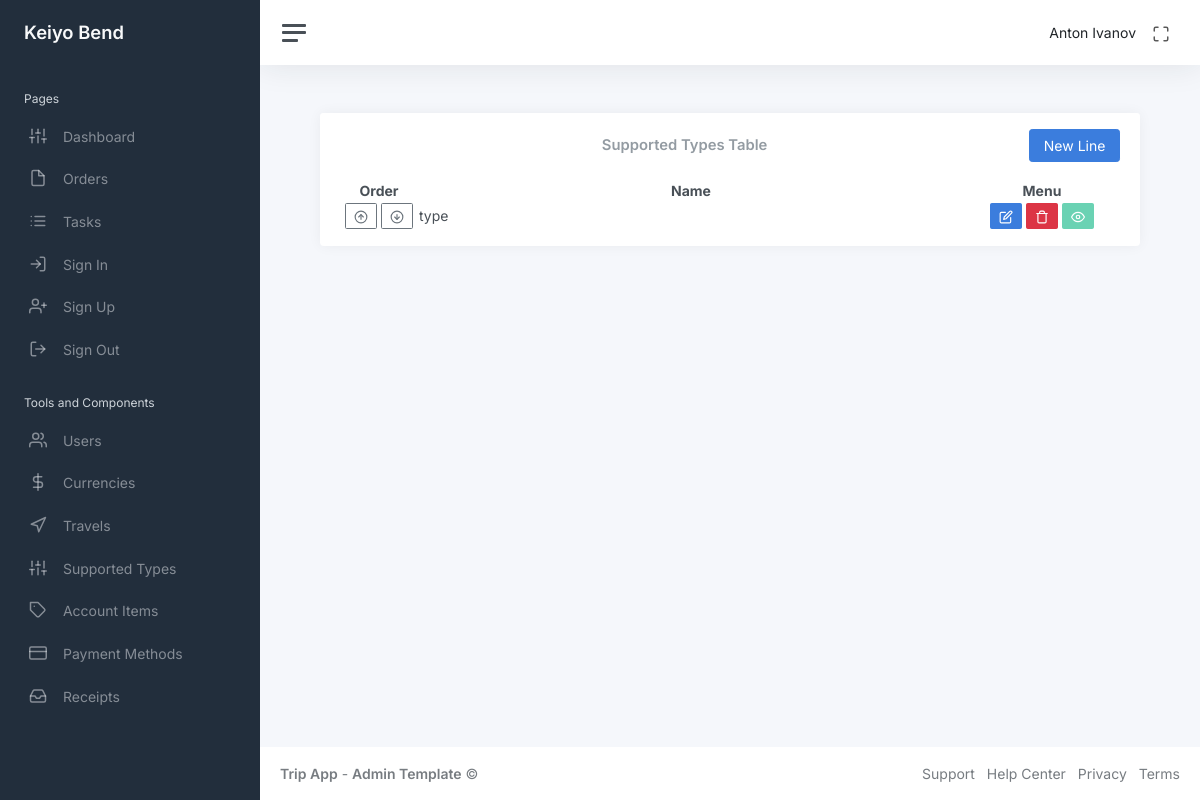
The page /admin_menu/supported_types_table (signed in) on the database as committed earlier.
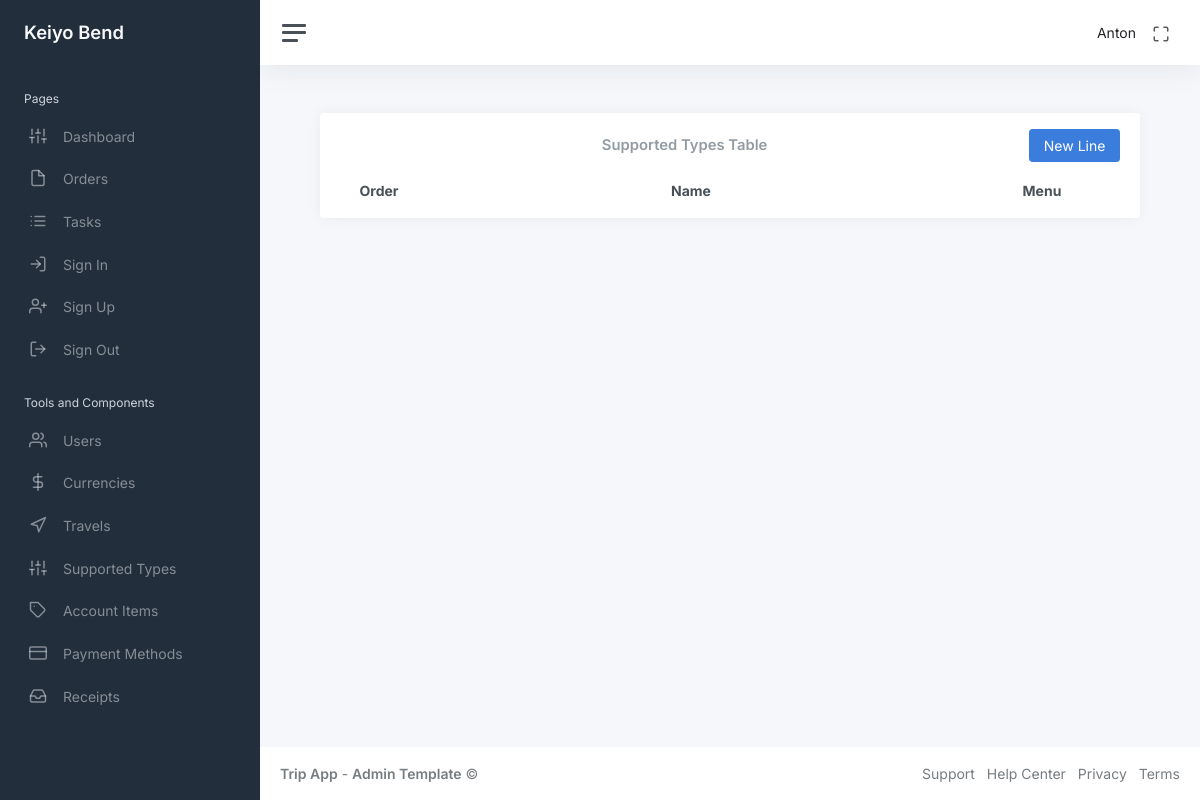
The same page on the database as committed later.
### app/auth/models/user.py (models this page shows, shortened)
class User(UserMixin, db.Model):
    id: so.Mapped[int] = so.mapped_column(primary_key=True)
    name: so.Mapped[str] = so.mapped_column(sa.String(64), index=True, default=None)
    email: so.Mapped[str] = so.mapped_column(sa.String(120), index=True, unique=True)
    password_hash: so.Mapped[Optional[str]] = so.mapped_column(sa.String(256))
    admin: so.Mapped[bool] = so.mapped_column(sa.Boolean(), default=False)
    is_show: so.Mapped[bool] = so.mapped_column(sa.Boolean(), default=True)
    orders_rel = db.relationship("Order", back_populates="user", cascade="all, delete-orphan")

### app/admin/models/supported_types.py (models this page shows, shortened)
class SupportedTypes(db.Model):
    id: so.Mapped[int] = so.mapped_column(primary_key=True)
    supportedTypeName: so.Mapped[str] = so.mapped_column(sa.String(), nullable=False, default=None)
    is_show: so.Mapped[bool] = so.mapped_column(sa.Boolean(), default=True, index=True)
    order: so.Mapped[int] = so.mapped_column(sa.Integer(), nullable=False, index=True, default=1)
    orders = db.relationship(
        "Order", back_populates="supported_type_id", cascade="all, delete-orphan"
    )

### app/admin/routes/supported_types/supported_types_table.py (the view)
@bp.route("/admin_menu/supported_types_table")
@login_required
def supported_types_table():
    supported_types = db.session.scalars(
        sa.select(SupportedTypes).order_by(SupportedTypes.order)
    ).all()
    return render_template(
        "admin/supported_types_table.html",
        title="Supported Types Table",
        supported_types=supported_types,
    )

### app/auth/models/user.py (called while the page is built)
@login.user_loader
def load_user(id):
    return db.session.get(User, int(id))

### app/admin/templates/admin/supported_types_table.html (shortened to what this page needs)
<!DOCTYPE html>
{% extends "main/base.html" %}
{% block content %}
<link rel="stylesheet" href="{{ url_for('admin.static', filename='css/supported_types_table_style.css') }}">
<div class="container-fluid p-0">
    <div class="row">
        <div class="col-md-12 ms-sm-auto col-lg-12 px-md-4">
            <div class="card flex-fill">
                <div class="card-header py-3">
                    <div class="d-flex justify-content-between align-items-center">
                        <h3 class="card-title mb-0">Supported Types Table</h3>
                        <button class="btn btn-primary btn-add" id="btn-add">New Line</button>
                    </div>
                </div>
                <div class="card-body py-0 mb-3">
                    <table class="display cell-border" style="width: 100%" id="supportedTypesTable">
                        <thead>
                            <tr style="text-align: center;">
                                <th class="col-order">Order</th>
                                <th class="col-name">Name</th>
                                <th class="col-menu">Menu</th>
                            </tr>
                        </thead>
                        <tbody>
                            {% for supported_type in supported_types %}
                            <tr data-id="{{ supported_type.id }}" data-order="{{ supported_type.order }}">
                                <td style="text-align:center">
                                    <button class="btn btn-sm btn-outline-secondary move-up"><i class="align-middle"
                                            data-feather="arrow-up-circle"></i></button>
                                    <button class="btn btn-sm btn-outline-secondary move-down"><i class="align-middle"
                                            data-feather="arrow-down-circle"></i></button>
                                </td>
                                <td class="view-mode supported-type-cell">{{ supported_type.supportedTypeName }}</td>
                                <td style="text-align:center">
                                    <button class="btn btn-primary btn-sm btn-edit"><i class="align-middle"
                                            data-feather="edit"></i></button>
                                    <button class="btn btn-danger btn-sm btn-delete"><i class="align-middle"
                                            data-feather="trash"></i></button>
                                    <button
                                        class="btn btn-sm btn-show-supported-type {{ 'btn-success' if supported_type.is_show else 'btn-danger' }}"
                                        disabled>
                                        {% if supported_type.is_show %}
                                        <i class="align-middle" data-feather="eye"></i>
                                        {% else %}
                                        <i class="align-middle" data-feather="eye-off"></i>
                                        {% endif %}
                                    </button>
                                </td>
                            </tr>
                            {% endfor %}
                        </tbody>
                    </table>
                </div>
            </div>
        </div>
    </div>
</div>
{% endblock %}

### app/main/templates/main/navbar.html (shortened to what this page needs)
<!DOCTYPE html>
<nav class="navbar navbar-expand navbar-light navbar-bg">
    <a class="sidebar-toggle js-sidebar-toggle">
        <i class="hamburger align-self-center"></i>
    </a>
    <div class="navbar-collapse collapse">
        <ul class="navbar-nav navbar-align">
            <li class="nav-item dropdown">
                <a class="nav-link d-none d-sm-inline-block">
                    <span class="text-dark">{{ current_user.name }}</span>
                </a>
            </li>
            <li class="nav-item">
                <a id="fullscreenButton" class="nav-link d-none d-sm-inline-block">
                    <i class="align-middle" data-feather="maximize"></i>
                </a>
            </li>
        </ul>
    </div>
</nav>

Rows that differ between the two databases and show on the page:
removed SupportedTypes: supportedTypeName "type", is_show True (drawn)
changed User: name "Anton Ivanov" → "Anton"
